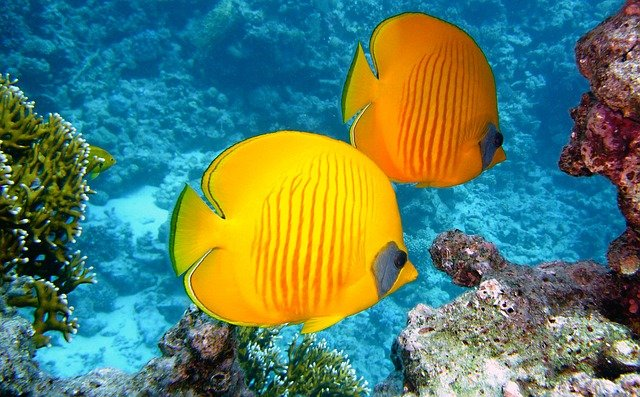
#> input picture HappyFish.jpg, 640 x 397 px
$ jupyter execute img_ops.ipynb
#> lines starting #> are read from the running program, lines starting #| are printed output that depends on the picture
[cell 1]
import numpy as np
import cv2


# 새 영상 생성하기
img1 = np.empty((240, 320), dtype=np.uint8)       # grayscale image
img2 = np.zeros((240, 320, 3), dtype=np.uint8)    # color image
img3 = np.ones((240, 320), dtype=np.uint8) * 255  # dark gray
img4 = np.full((240, 320, 3), (0, 255, 255), dtype=np.uint8)  # yellow

cv2.imshow('img1', img1)
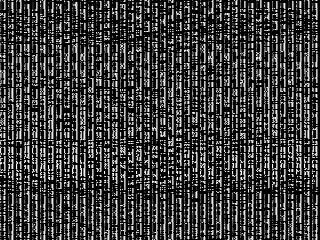
#> window 'img1': shape (240, 320); min 0, max 255, mean 60.2
cv2.imshow('img2', img2)
cv2.imshow('img3', img3)
cv2.imshow('img4', img4)
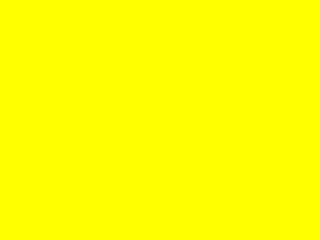
#> window 'img4': shape (240, 320, 3); mean B, G, R 0, 255, 255
cv2.waitKey()
cv2.destroyAllWindows()

[cell 2]
import numpy as np
import cv2


img1 = cv2.imread('HappyFish.jpg')
#> img1 is the input picture: shape (397, 640, 3); mean B, G, R 104.2, 126.1, 90

img2 = img1
img3 = img1.copy()

img1[:,:] = (0, 255,255)
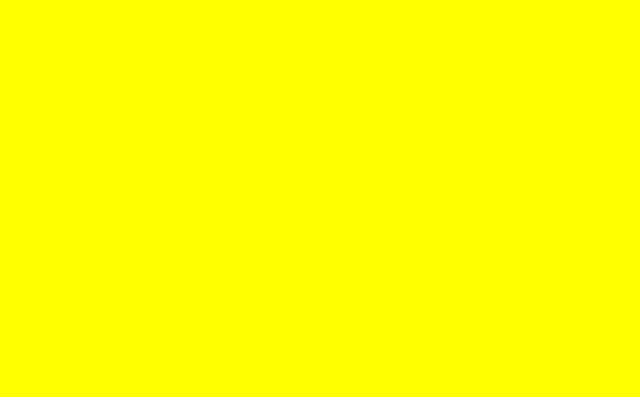
#> img1: shape (397, 640, 3); mean B, G, R 0, 255, 255

cv2.imshow('img1', img1)
cv2.imshow('img2', img2)
cv2.imshow('img3', img3)
cv2.waitKey()
cv2.destroyAllWindows()

[cell 3]
import numpy as np
import cv2

img1 = cv2.imread('HappyFish.jpg')

img2 = img1[40:120, 30:150]  # numpy.ndarray의 슬라이싱
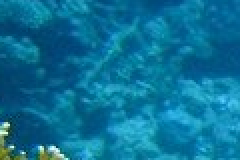
#> img2: shape (80, 120, 3) (shown 2 times larger); mean B, G, R 150.9, 113.3, 11.2
img3 = img1[40:120, 30:150].copy()

img2.fill(0)
#> img2: shape (80, 120, 3); every value is 0

cv2.imshow('img1', img1)
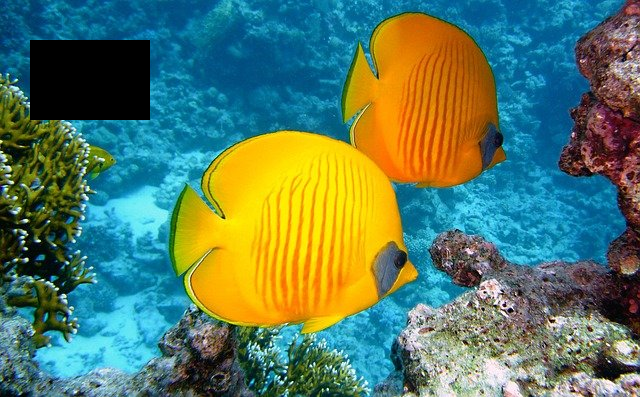
#> window 'img1': shape (397, 640, 3); mean B, G, R 98.5, 121.8, 89.5
cv2.imshow('img2', img2)
cv2.imshow('img3', img3)
cv2.waitKey()
cv2.destroyAllWindows()

$ run again, with cat.bmp saved as HappyFish.jpg
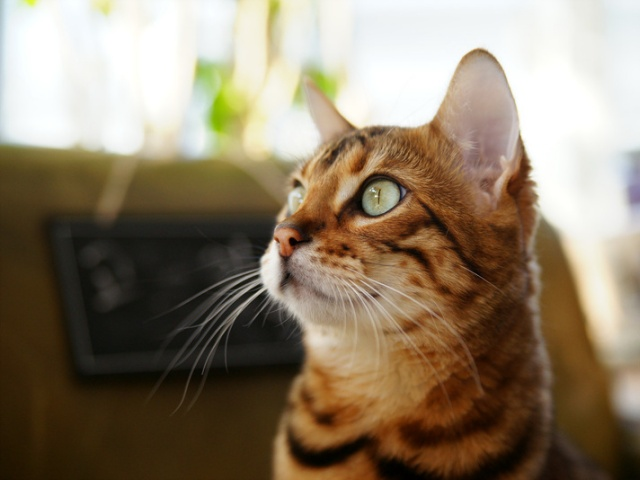
#> input picture cat.bmp, 640 x 480 px
#> img1 is the input picture: shape (480, 640, 3); mean B, G, R 104.5, 125.7, 140.8
#> `img2 = img1[40:120, 30:150]`:
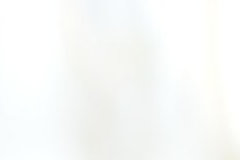
#> img2: shape (80, 120, 3) (shown 2 times larger); mean B, G, R 248.7, 250.2, 248.6
#> `cv2.imshow('img1', img1)`:
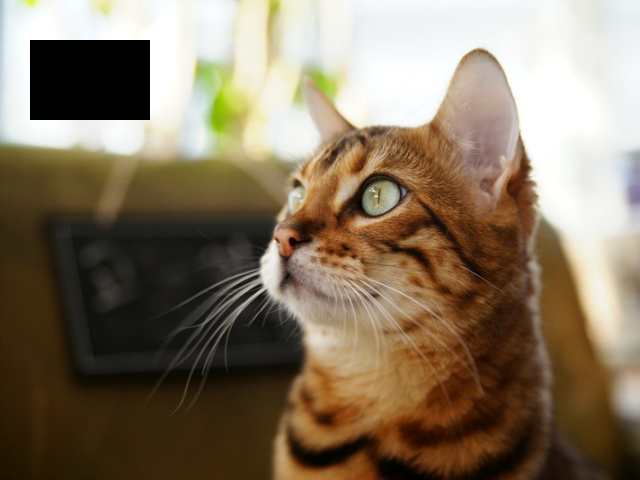
#> window 'img1': shape (480, 640, 3); mean B, G, R 96.7, 117.8, 133
